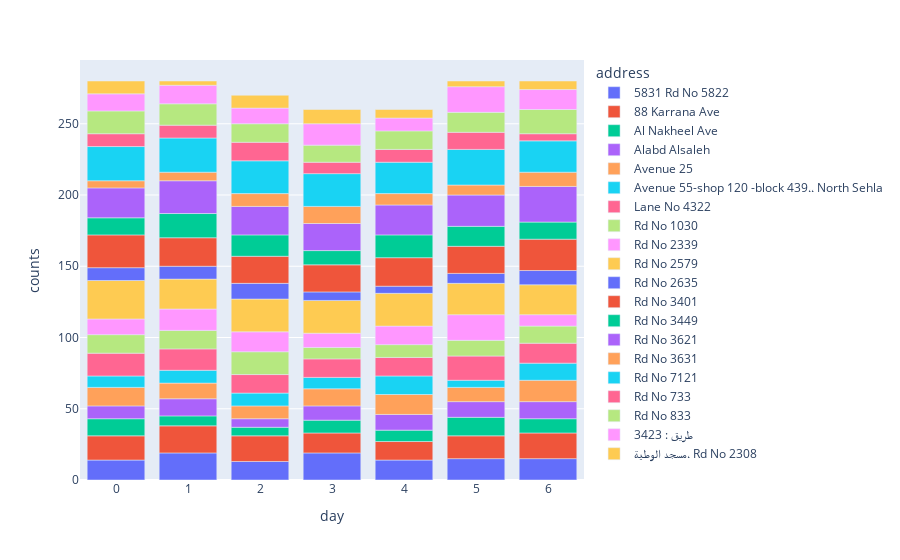

The cell this chart's notebook holds for it:
### Code cell
# Want to try and understand whether locations tend to pop up
# equally frequently across the days - no discernable pattern
# from this
fig = px.bar(
    pred_df.assign(
        day = lambda x: x.date.dt.dayofweek
    ).groupby(['day', 'address']).size().reset_index(name = "counts"),
    x = "day",
    y = "counts",
    color = "address"
)

fig.show()

### Figure 1 — Plotly figure (JSON) as saved in the notebook; plotly's stock layout.template omitted (floating-point values rounded to 4 significant figures)
{"data": [{"alignmentgroup": "True", "hovertemplate": "address=5831 Rd No 5822<br>day=%{x}<br>counts=%{y}<extra></extra>", "legendgroup": "5831 Rd No 5822", "marker": {"color": "#636efa", "pattern": {"shape": ""}}, "name": "5831 Rd No 5822", "offsetgroup": "5831 Rd No 5822", "orientation": "v", "showlegend": true, "textposition": "auto", "type": "bar", "x": [0, 1, 2, 3, 4, 5, 6], "xaxis": "x", "y": [14, 19, 13, 19, 14, 15, 15], "yaxis": "y"}, {"alignmentgroup": "True", "hovertemplate": "address=88 Karrana Ave<br>day=%{x}<br>counts=%{y}<extra></extra>", "legendgroup": "88 Karrana Ave", "marker": {"color": "#EF553B", "pattern": {"shape": ""}}, "name": "88 Karrana Ave", "offsetgroup": "88 Karrana Ave", "orientation": "v", "showlegend": true, "textposition": "auto", "type": "bar", "x": [0, 1, 2, 3, 4, 5, 6], "xaxis": "x", "y": [17, 19, 18, 14, 13, 16, 18], "yaxis": "y"}, {"alignmentgroup": "True", "hovertemplate": "address=Al Nakheel Ave<br>day=%{x}<br>counts=%{y}<extra></extra>", "legendgroup": "Al Nakheel Ave", "marker": {"color": "#00cc96", "pattern": {"shape": ""}}, "name": "Al Nakheel Ave", "offsetgroup": "Al Nakheel Ave", "orientation": "v", "showlegend": true, "textposition": "auto", "type": "bar", "x": [0, 1, 2, 3, 4, 5, 6], "xaxis": "x", "y": [12, 7, 6, 9, 8, 13, 10], "yaxis": "y"}, {"alignmentgroup": "True", "hovertemplate": "address=Alabd Alsaleh<br>day=%{x}<br>counts=%{y}<extra></extra>", "legendgroup": "Alabd Alsaleh", "marker": {"color": "#ab63fa", "pattern": {"shape": ""}}, "name": "Alabd Alsaleh", "offsetgroup": "Alabd Alsaleh", "orientation": "v", "showlegend": true, "textposition": "auto", "type": "bar", "x": [0, 1, 2, 3, 4, 5, 6], "xaxis": "x", "y": [9, 12, 6, 10, 11, 11, 12], "yaxis": "y"}, {"alignmentgroup": "True", "hovertemplate": "address=Avenue 25<br>day=%{x}<br>counts=%{y}<extra></extra>", "legendgroup": "Avenue 25", "marker": {"color": "#FFA15A", "pattern": {"shape": ""}}, "name": "Avenue 25", "offsetgroup": "Avenue 25", "orientation": "v", "showlegend": true, "textposition": "auto", "type": "bar", "x": [0, 1, 2, 3, 4, 5, 6], "xaxis": "x", "y": [13, 11, 9, 12, 14, 10, 15], "yaxis": "y"}, {"alignmentgroup": "True", "hovertemplate": "address=Avenue 55-shop 120 -block 439،، North Sehla<br>day=%{x}<br>counts=%{y}<extra></extra>", "legendgroup": "Avenue 55-shop 120 -block 439،، North Sehla", "marker": {"color": "#19d3f3", "pattern": {"shape": ""}}, "name": "Avenue 55-shop 120 -block 439،، North Sehla", "offsetgroup": "Avenue 55-shop 120 -block 439،، North Sehla", "orientation": "v", "showlegend": true, "textposition": "auto", "type": "bar", "x": [0, 1, 2, 3, 4, 5, 6], "xaxis": "x", "y": [8, 9, 9, 8, 13, 5, 12], "yaxis": "y"}, {"alignmentgroup": "True", "hovertemplate": "address=Lane No 4322<br>day=%{x}<br>counts=%{y}<extra></extra>", "legendgroup": "Lane No 4322", "marker": {"color": "#FF6692", "pattern": {"shape": ""}}, "name": "Lane No 4322", "offsetgroup": "Lane No 4322", "orientation": "v", "showlegend": true, "textposition": "auto", "type": "bar", "x": [0, 1, 2, 3, 4, 5, 6], "xaxis": "x", "y": [16, 15, 13, 13, 13, 17, 14], "yaxis": "y"}, {"alignmentgroup": "True", "hovertemplate": "address=Rd No 1030<br>day=%{x}<br>counts=%{y}<extra></extra>", "legendgroup": "Rd No 1030", "marker": {"color": "#B6E880", "pattern": {"shape": ""}}, "name": "Rd No 1030", "offsetgroup": "Rd No 1030", "orientation": "v", "showlegend": true, "textposition": "auto", "type": "bar", "x": [0, 1, 2, 3, 4, 5, 6], "xaxis": "x", "y": [13, 13, 16, 8, 9, 11, 12], "yaxis": "y"}, {"alignmentgroup": "True", "hovertemplate": "address=Rd No 2339<br>day=%{x}<br>counts=%{y}<extra></extra>", "legendgroup": "Rd No 2339", "marker": {"color": "#FF97FF", "pattern": {"shape": ""}}, "name": "Rd No 2339", "offsetgroup": "Rd No 2339", "orientation": "v", "showlegend": true, "textposition": "auto", "type": "bar", "x": [0, 1, 2, 3, 4, 5, 6], "xaxis": "x", "y": [11, 15, 14, 10, 13, 18, 8], "yaxis": "y"}, {"alignmentgroup": "True", "hovertemplate": "address=Rd No 2579<br>day=%{x}<br>counts=%{y}<extra></extra>", "legendgroup": "Rd No 2579", "marker": {"color": "#FECB52", "pattern": {"shape": ""}}, "name": "Rd No 2579", "offsetgroup": "Rd No 2579", "orientation": "v", "showlegend": true, "textposition": "auto", "type": "bar", "x": [0, 1, 2, 3, 4, 5, 6], "xaxis": "x", "y": [27, 21, 23, 23, 23, 22, 21], "yaxis": "y"}, {"alignmentgroup": "True", "hovertemplate": "address=Rd No 2635<br>day=%{x}<br>counts=%{y}<extra></extra>", "legendgroup": "Rd No 2635", "marker": {"color": "#636efa", "pattern": {"shape": ""}}, "name": "Rd No 2635", "offsetgroup": "Rd No 2635", "orientation": "v", "showlegend": true, "textposition": "auto", "type": "bar", "x": [0, 1, 2, 3, 4, 5, 6], "xaxis": "x", "y": [9, 9, 11, 6, 5, 7, 10], "yaxis": "y"}, {"alignmentgroup": "True", "hovertemplate": "address=Rd No 3401<br>day=%{x}<br>counts=%{y}<extra></extra>", "legendgroup": "Rd No 3401", "marker": {"color": "#EF553B", "pattern": {"shape": ""}}, "name": "Rd No 3401", "offsetgroup": "Rd No 3401", "orientation": "v", "showlegend": true, "textposition": "auto", "type": "bar", "x": [0, 1, 2, 3, 4, 5, 6], "xaxis": "x", "y": [23, 20, 19, 19, 20, 19, 22], "yaxis": "y"}, {"alignmentgroup": "True", "hovertemplate": "address=Rd No 3449<br>day=%{x}<br>counts=%{y}<extra></extra>", "legendgroup": "Rd No 3449", "marker": {"color": "#00cc96", "pattern": {"shape": ""}}, "name": "Rd No 3449", "offsetgroup": "Rd No 3449", "orientation": "v", "showlegend": true, "textposition": "auto", "type": "bar", "x": [0, 1, 2, 3, 4, 5, 6], "xaxis": "x", "y": [12, 17, 15, 10, 16, 14, 12], "yaxis": "y"}, {"alignmentgroup": "True", "hovertemplate": "address=Rd No 3621<br>day=%{x}<br>counts=%{y}<extra></extra>", "legendgroup": "Rd No 3621", "marker": {"color": "#ab63fa", "pattern": {"shape": ""}}, "name": "Rd No 3621", "offsetgroup": "Rd No 3621", "orientation": "v", "showlegend": true, "textposition": "auto", "type": "bar", "x": [0, 1, 2, 3, 4, 5, 6], "xaxis": "x", "y": [21, 23, 20, 19, 21, 22, 25], "yaxis": "y"}, {"alignmentgroup": "True", "hovertemplate": "address=Rd No 3631<br>day=%{x}<br>counts=%{y}<extra></extra>", "legendgroup": "Rd No 3631", "marker": {"color": "#FFA15A", "pattern": {"shape": ""}}, "name": "Rd No 3631", "offsetgroup": "Rd No 3631", "orientation": "v", "showlegend": true, "textposition": "auto", "type": "bar", "x": [0, 1, 2, 3, 4, 5, 6], "xaxis": "x", "y": [5, 6, 9, 12, 8, 7, 10], "yaxis": "y"}, {"alignmentgroup": "True", "hovertemplate": "address=Rd No 7121<br>day=%{x}<br>counts=%{y}<extra></extra>", "legendgroup": "Rd No 7121", "marker": {"color": "#19d3f3", "pattern": {"shape": ""}}, "name": "Rd No 7121", "offsetgroup": "Rd No 7121", "orientation": "v", "showlegend": true, "textposition": "auto", "type": "bar", "x": [0, 1, 2, 3, 4, 5, 6], "xaxis": "x", "y": [24, 24, 23, 23, 22, 25, 22], "yaxis": "y"}, {"alignmentgroup": "True", "hovertemplate": "address=Rd No 733<br>day=%{x}<br>counts=%{y}<extra></extra>", "legendgroup": "Rd No 733", "marker": {"color": "#FF6692", "pattern": {"shape": ""}}, "name": "Rd No 733", "offsetgroup": "Rd No 733", "orientation": "v", "showlegend": true, "textposition": "auto", "type": "bar", "x": [0, 1, 2, 3, 4, 5, 6], "xaxis": "x", "y": [9, 9, 13, 8, 9, 12, 5], "yaxis": "y"}, {"alignmentgroup": "True", "hovertemplate": "address=Rd No 833<br>day=%{x}<br>counts=%{y}<extra></extra>", "legendgroup": "Rd No 833", "marker": {"color": "#B6E880", "pattern": {"shape": ""}}, "name": "Rd No 833", "offsetgroup": "Rd No 833", "orientation": "v", "showlegend": true, "textposition": "auto", "type": "bar", "x": [0, 1, 2, 3, 4, 5, 6], "xaxis": "x", "y": [16, 15, 13, 12, 13, 14, 17], "yaxis": "y"}, {"alignmentgroup": "True", "hovertemplate": "address=طريق : 3423<br>day=%{x}<br>counts=%{y}<extra></extra>", "legendgroup": "طريق : 3423", "marker": {"color": "#FF97FF", "pattern": {"shape": ""}}, "name": "طريق : 3423", "offsetgroup": "طريق : 3423", "orientation": "v", "showlegend": true, "textposition": "auto", "type": "bar", "x": [0, 1, 2, 3, 4, 5, 6], "xaxis": "x", "y": [12, 13, 11, 15, 9, 18, 14], "yaxis": "y"}, {"alignmentgroup": "True", "hovertemplate": "address=مسجد الوطية، Rd No 2308<br>day=%{x}<br>counts=%{y}<extra></extra>", "legendgroup": "مسجد الوطية، Rd No 2308", "marker": {"color": "#FECB52", "pattern": {"shape": ""}}, "name": "مسجد الوطية، Rd No 2308", "offsetgroup": "مسجد الوطية، Rd No 2308", "orientation": "v", "showlegend": true, "textposition": "auto", "type": "bar", "x": [0, 1, 2, 3, 4, 5, 6], "xaxis": "x", "y": [9, 3, 9, 10, 6, 4, 6], "yaxis": "y"}], "layout": {"barmode": "relative", "legend": {"title": {"text": "address"}, "tracegroupgap": 0}, "margin": {"t": 60}, "xaxis": {"anchor": "y", "domain": [0, 1], "title": {"text": "day"}}, "yaxis": {"anchor": "x", "domain": [0, 1], "title": {"text": "counts"}}}}
